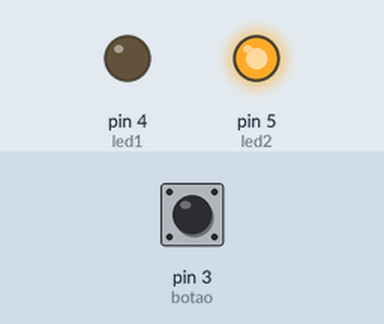
A sketch run on a simulated Arduino Uno, built with avr-gcc and run on an emulated ATmega328P. Parts: output pins drawn as LEDs (lit = HIGH). Inputs (shaded band) come from the test bench; at power-on: pin 3 (botao) LOW.

Above: at 1.2 s.
1.3 s: pin 3 (botao) pulled HIGH for 3.2 s
At 5.2 s:
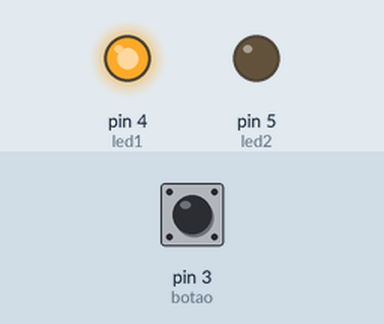
6.0 s: pin 3 (botao) pulled HIGH for 0.15 s
At 6.8 s:
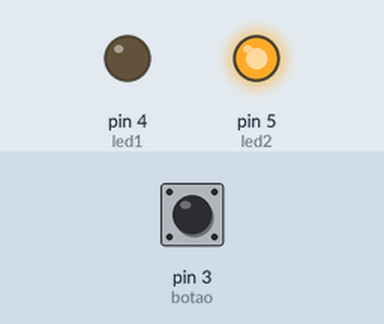
Timing chart, 0 to 9.0 s (numbered marks = the images above; inputs shaded):
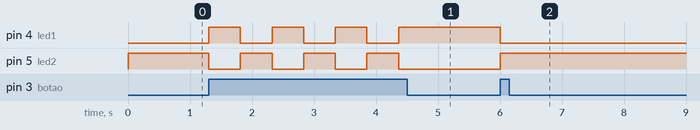

The sketch:

Projeto08_LigandoLedPt03.ino
```cpp
#define botao 3
#define led1 4
#define led2 5

boolean saidaLed1 = LOW;
boolean saidaLed2 = HIGH;

void setup() {
  pinMode(botao, INPUT);
  pinMode(led1, OUTPUT);
  pinMode(led2, OUTPUT);
  Serial.begin(9600);
}

void loop() {
  int entrada;
  entrada = digitalRead(botao);

  digitalWrite(led1, saidaLed1);
  digitalWrite(led2, saidaLed2);
  if(entrada == 1){
    saidaLed1 = !saidaLed1;
    saidaLed2 = !saidaLed2;

    digitalWrite(led1, saidaLed1);
    digitalWrite(led2, saidaLed2);
    delay(500);
  }
  delay(10);
}
```

Measured:
- after the input at 1.3 s, pin 4 (led1): alternates HIGH for 0.51 s and LOW for 0.51 s, 7 changes in all, then stays HIGH, starting at once; pin 5 (led2): alternates HIGH for 0.51 s and LOW for 0.51 s, 7 changes in all, then stays LOW, starting at once
- after the input at 6.0 s, pin 4 (led1): HIGH → LOW at once; pin 5 (led2): LOW → HIGH at once
